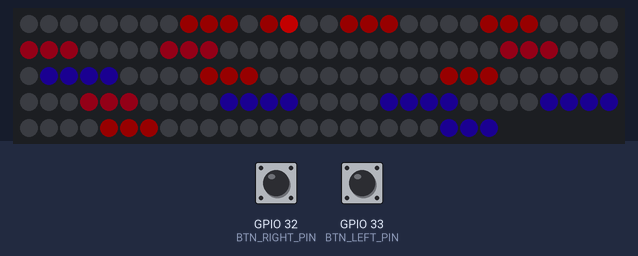
A program run on a simulated ESP32. On the bench: 144 RGB LEDs in strip order, left to right, continuing on the next row. The inputs (shaded band) are chosen by the test bench; at power-on: GPIO 32 (BTN_RIGHT_PIN) HIGH, GPIO 33 (BTN_LEFT_PIN) HIGH. Dim RGB values are drawn brighter than linear; random numbers use the default seed unless the program sets one; what the program prints to the serial monitor is not drawn.

Above: at 1.26 s.
1.3 s: GPIO 32 (BTN_RIGHT_PIN) pulled LOW for 0.15 s
2.0 s: GPIO 33 (BTN_LEFT_PIN) pulled LOW for 0.15 s
2.7 s: GPIO 32 (BTN_RIGHT_PIN) pulled LOW for 0.15 s
3.4 s: GPIO 33 (BTN_LEFT_PIN) pulled LOW for 0.15 s
Timing chart, 0 to 5.1 s (numbered marks = the images above; inputs shaded):
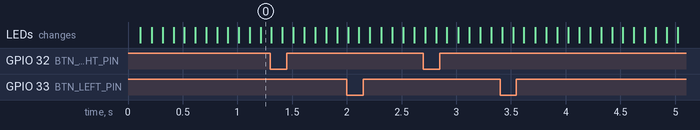

The program:

main.cpp
```cpp
#include <Arduino.h>
#include <memory>
#include <parkour/ParkourGame.hpp>

std::unique_ptr<ParkourGame> game;
const bool autoplay = true;

void setup()
{
    Serial.begin(115200);
    Serial.println("Creating game...");
    game = std::unique_ptr<ParkourGame>(new ParkourGame(autoplay));
    Serial.println("show...");
    game->show();
}

void loop()
{
    try
    {
        game->tick();
        EVERY_N_MILLISECONDS(5)
        {
            game->update();
            game->show();
        }
    }
    catch (std::exception &e)
    {
        Serial.printf("Unhandled exception: %s\n", e.what());
        Serial.println("Restarting game...");
        game.reset(new ParkourGame(autoplay));
    }
}
```

Direction.hpp
```cpp
#pragma once

enum class Direction
{
    Left,
    DoubleLeft,
    Right,
    DoubleRight,
};
```

Hsv.hpp
```cpp
#pragma once
struct HSV
{
    int hue;
    int saturation;
    int value;
};
```

Player.hpp
```cpp
#pragma once
#include "Hsv.hpp"
#include <memory>
#include "Direction.hpp"
#include <OneButton.h>
#include "PlayerRenderer.hpp"

class Player
{
private:
	const double speedStep = 0.01;
	const double maxSpeed = 0.25;

	static std::string
	DirectionToString(const Direction &direction)
	{
		switch (direction)
		{
		case Direction::Left:
			return "Left";
		case Direction::Right:
			return "Right";
		case Direction::DoubleLeft:
			return "Double left";
		case Direction::DoubleRight:
			return "Double right";
		default:
			throw std::invalid_argument("Unexpected Direction");
		}
	}

	static void handleLeftClick(void *ctx)
	{
		auto *self = static_cast<Player *>(ctx);
		Serial.printf("%s => %s\n", DirectionToString(self->direction).c_str(), DirectionToString(Direction::Left).c_str());
		self->direction = Direction::Left;
	}

	static void handleDoubleLeftClick(void *ctx)
	{
		auto *self = static_cast<Player *>(ctx);
		Serial.printf("%s => %s\n", DirectionToString(self->direction).c_str(), DirectionToString(Direction::DoubleLeft).c_str());
		self->direction = Direction::DoubleLeft;
	}

	static void handleRightClick(void *ctx)
	{
		auto *self = static_cast<Player *>(ctx);
		Serial.printf("%s => %s\n", DirectionToString(self->direction).c_str(), DirectionToString(Direction::Right).c_str());
		self->direction = Direction::Right;
	}

	static void handleDoubleRightClick(void *ctx)
	{
		auto *self = static_cast<Player *>(ctx);
		Serial.printf("%s => %s\n", DirectionToString(self->direction).c_str(), DirectionToString(Direction::DoubleRight).c_str());
		self->direction = Direction::DoubleRight;
	}

public:
	double speed = 0.05;
	double position;
	Direction direction;
	Player(int pinBtnLeft,
		   int pinBtnRight)
	{
		position = 1.0;
		left = std::unique_ptr<OneButton>(new OneButton(pinBtnLeft));
		right = std::unique_ptr<OneButton>(new OneButton(pinBtnRight));
		left->attachClick(handleLeftClick, this);
		left->attachDoubleClick(handleDoubleLeftClick, this);
		left->setDebounceMs(1);
		left->setClickMs(150);

		right->attachClick(handleRightClick, this);
		right->attachDoubleClick(handleDoubleRightClick, this);
		right->setDebounceMs(1);
		right->setClickMs(150);

		renderer = std::unique_ptr<PlayerRenderer>(new PlayerRenderer());
		renderer->setup();
		direction = Direction::Right;
	};

	void move()
	{
		position = std::fmod(position + speed, NUM_LEDS);
	}

	void speedup()
	{
		if (speed >= maxSpeed)
		{
			speed = maxSpeed;
			return;
		}
		speed += speedStep;
	}

	int headIndex()
	{
		return static_cast<int>(position);
	}

	void show()
	{
		renderer->render(headIndex(), direction);
	}

	void tick()
	{
		auto previousDirection = this->direction;
		left->tick();
		right->tick();
		if (this->direction != previousDirection)
		{
			Serial.println("Redrawing player");
			show();
			FastLED.show();
		}
	}

private:
	std::unique_ptr<PlayerRenderer> renderer;
	std::unique_ptr<OneButton> left;
	std::unique_ptr<OneButton> right;
};
```

PlayerRenderer.hpp
```cpp
#pragma once
#include <map>
#include "constants/Hardware.hpp"
#include "Hsv.hpp"
#include "Direction.hpp"
#include "constants/Colors.hpp"

class PlayerRenderer
{
public:
    PlayerRenderer() {
    };
    void setup()
    {
        FastLED.addLeds<CHIPSET, LED_PIN, COLOR_ORDER>(leds, NUM_LEDS);
        FastLED.setTemperature(ColorTemperature::WarmFluorescent);
        FastLED.clear();
        FastLED.show();
    };

    void render(int centerIndex, const Direction &direction)
    {
        std::vector<HSV> colors = getPlayerColors(direction);
        HSV headColor = colors[0];
        leds[centerIndex] = CHSV(headColor.hue, headColor.saturation, headColor.value);

        int indicatorIndex = (centerIndex - 1) % NUM_LEDS;
        HSV doubleColor = colors[1];
        leds[indicatorIndex] = CHSV(doubleColor.hue, doubleColor.saturation, doubleColor.value);
    }
};
```

Colors.hpp
```cpp
#pragma once
#include <vector>
#include <exception>
#include "Hsv.hpp"
#include "Direction.hpp"
#include "parkour/ObstacleType.hpp"
#define SATURATION 255
#define BRIGHTNESS 150

#define OBSTACLE_BRIGHTNESS 75
#define OBSTACLE_SATURATION 200

HSV blue = HSV{240, SATURATION, BRIGHTNESS};
HSV pink = HSV{170, SATURATION, BRIGHTNESS};
HSV red = HSV{0, SATURATION, BRIGHTNESS};

HSV obstacleBlue = HSV{240, OBSTACLE_SATURATION, OBSTACLE_BRIGHTNESS};
HSV obstaclePink = HSV{170, OBSTACLE_SATURATION, OBSTACLE_BRIGHTNESS};
HSV obstacleRed = HSV{0, OBSTACLE_SATURATION, OBSTACLE_BRIGHTNESS};

HSV none = HSV{0, OBSTACLE_SATURATION, 0};

std::vector<HSV> getPlayerColors(const Direction &dir)
{
    switch (dir)
    {
    case Direction::Left:
        return {blue, obstacleBlue};
    case Direction::DoubleLeft:
        return {blue, pink};
    case Direction::Right:
        return {red, obstacleRed};
    case Direction::DoubleRight:
        return {red, pink};
    default:
        throw std::runtime_error("Unexpected Direction");
    }
}
/*
HSV getObstacleColor(ObstacleType type)
{
    HSV left = setSatBri(getPlayerColors(Direction::Left).at(0));
    HSV right = setSatBri(getPlayerColors(Direction::Right).at(0));
    HSV doubleIndicator = setSatBri(getPlayerColors(Direction::DoubleRight).at(1));

    switch (type)
    {
    case ObstacleType::None:
        return none;
    case ObstacleType::RightClick:
        return right;
    case ObstacleType::LeftClick:
        return left;
    case ObstacleType::DoubleClick:
        return doubleIndicator;
    default:
        throw std::runtime_error("Unknown ObstacleType");
    }
}
*/
```

Hardware.hpp
```cpp
#pragma once
#include <FastLED.h>
#define LED_PIN 12
#define BTN_LEFT_PIN 33
#define BTN_RIGHT_PIN 32

#define COLOR_ORDER GRB
#define CHIPSET WS2812B
#define NUM_LEDS 144

CRGB leds_plus_safety_pixel[NUM_LEDS + 1];
CRGB *const leds = leds_plus_safety_pixel + 1;
```

Obstacle.hpp
```cpp
#pragma once
#include <Arduino.h>
#include <exception>
#include "Direction.hpp"
#include "Player.hpp"
#include "ObstacleType.hpp"

struct ObstacleStruct
{
    ObstacleType type;
    HSV color;
    int width;

    bool canGoThrough(const std::unique_ptr<Player> &player)
    {
        switch (type)
        {
        case ObstacleType::None:
            return true;
        case ObstacleType::RightClick:
            return player->direction == Direction::Right;
        case ObstacleType::LeftClick:
            return player->direction == Direction::Left;
        case ObstacleType::DoubleClick:
            return player->direction == Direction::DoubleRight ||
                   player->direction == Direction::DoubleLeft;
        default:
            throw std::runtime_error("Unexpected ObstacleType");
        }
    }
};

static const std::array<ObstacleStruct, 4> obstaclePrototypes = {
    ObstacleStruct{ObstacleType::None, none, 1},
    ObstacleStruct{ObstacleType::RightClick, obstacleRed, 3},
    ObstacleStruct{ObstacleType::LeftClick, obstacleBlue, 3},
    ObstacleStruct{ObstacleType::DoubleClick, obstaclePink, 4},
};

constexpr ObstacleStruct createObstacle(const ObstacleType &type)
{
    return obstaclePrototypes[static_cast<size_t>(type)];
}

ObstacleStruct createRandom()
{
    int randomValue = random(0, 4);
    return createObstacle((ObstacleType)randomValue);
}
```

ObstacleType.hpp
```cpp
#pragma once

enum class ObstacleType
{
    None,
    RightClick,
    LeftClick,
    DoubleClick,
};
```

Parkour.hpp
```cpp
#pragma once
#include <vector>
#include "Hsv.hpp"
#include "parkour/Obstacle.hpp"
#include "PlayerRenderer.hpp"

class Parkour
{
private:
    std::array<ObstacleStruct, NUM_LEDS> obstacles;
    std::array<ObstacleStruct, NUM_LEDS> nextObstacles;

    static const int spacing = 4;
    std::array<ObstacleStruct, NUM_LEDS> create()
    {
        std::array<ObstacleStruct, NUM_LEDS> result = {};

        int currentIndex = 0;
        // Start should not contain obstacles
        for (int iStart = 0; iStart < spacing * 2; iStart++)
        {
            result.at(iStart) = createObstacle(ObstacleType::None);
            currentIndex++;
        }

        while (currentIndex < NUM_LEDS)
        {
            // Create random obstacle (includes None)
            ObstacleStruct o = createRandom();
            // Duplicate width times
            for (int i = 0; i < o.width; i++)
            {
                if (currentIndex >= NUM_LEDS)
                    break;
                result.at(currentIndex) = createObstacle(o.type);
                currentIndex++;
            }
            for (int s = 0; s < spacing; s++)
            {
                if (currentIndex >= NUM_LEDS)
                    break;
                result.at(currentIndex) = createObstacle(ObstacleType::None);
                currentIndex++;
            }
        }
        return result;
    }

public:
    Parkour()
    {
        obstacles = create();
        nextObstacles = create();
    }

    void startNextParkour()
    {
        obstacles = nextObstacles;
        nextObstacles = create();
    }

    void show(int playerPosition)
    {
        for (int i = 0; i < playerPosition - 1; i++)
        {
            HSV color = nextObstacles[i].color;
            leds[i] = CHSV(color.hue, color.saturation, color.value);
        }
        for (int j = playerPosition + 1; j < NUM_LEDS; j++)
        {
            HSV color = obstacles[j].color;
            leds[j] = CHSV(color.hue, color.saturation, color.value);
        }
    }

    bool crashesObstacle(const std::unique_ptr<Player> &player)
    {
        int position = player->headIndex();
        return !obstacles.at(position).canGoThrough(player);
    }

    Direction nextCompatibleDirection(int headIndex)
    {
        auto nextType = obstacles.at(headIndex).type;
        switch (nextType)
        {
        case ObstacleType::DoubleClick:
            return Direction::DoubleLeft;
        case ObstacleType::LeftClick:
            return Direction::Left;
        case ObstacleType::RightClick:
            return Direction::Right;
        default:
            return Direction::Right;
        }
    }
};
```

ParkourGame.hpp
```cpp
#pragma once
#include <memory>
#include "constants/Hardware.hpp"
#include "Player.hpp"
#include "Parkour.hpp"

class ParkourGame
{
private:
    std::unique_ptr<Player> player;
    std::unique_ptr<Parkour> parkour;
    bool autoplay;

public:
    ParkourGame(bool autoplay)
    {
        player = std::unique_ptr<Player>(new Player(BTN_LEFT_PIN, BTN_RIGHT_PIN));
        parkour = std::unique_ptr<Parkour>(new Parkour());
        this->autoplay = autoplay;
    }

    void tick()
    {
        player->tick();
    }

    int previousPosition = 0;
    void update()
    {
        previousPosition = player->headIndex();
        player->move();
        const int position = player->headIndex();

        if (autoplay)
        {
            player->direction = parkour->nextCompatibleDirection(position);
        }

        if (parkour->crashesObstacle(player))
        {
            Serial.println("Crashed");
            player.reset(new Player(BTN_LEFT_PIN, BTN_RIGHT_PIN));
        }

        bool loopsBack = (position == 0) && (previousPosition == NUM_LEDS - 1);
        if (loopsBack)
        {
            player->speedup();
            Serial.printf("Looped, speed is %f\n", player->speed);
            parkour->startNextParkour();
        }
    }

    void show()
    {
        // Takes 4 to 5ms
        FastLED.clear();
        parkour->show(player->position);
        player->show();
        FastLED.show();
    }
};
```
